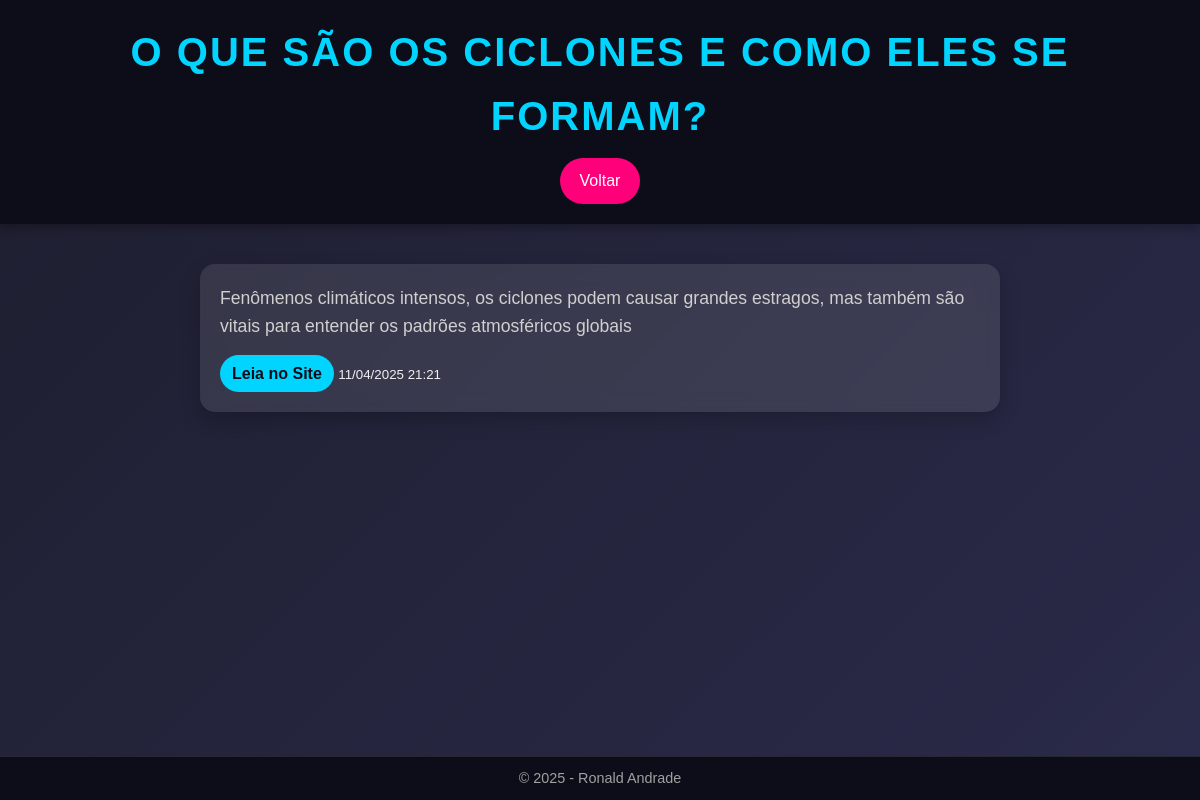
Screenshot of /noticia/1202 with the database file from the repository.
### app/models.py (models this page shows)
class Noticia(db.Model):
    __tablename__ = 'Noticia'
    id = db.Column(db.Integer, primary_key=True)
    titulo = db.Column(db.String(200), nullable=False)
    conteudo = db.Column(db.Text, nullable=False)
    url = db.Column(db.String(500), unique=True, nullable=False)
    data_publicacao = db.Column(db.DateTime, nullable=False)
    resumo = db.Column(db.Text)

### app/routes.py (the view)
@bp.route('/noticia/<int:id>')
def noticia_detalhe(id):
    noticia = Noticia.query.get_or_404(id)
    return render_template('noticia.html', noticia=noticia)

### app/templates/noticia.html (shortened to what this page needs)
<!DOCTYPE html>
<html lang="pt-br">
<head>
    <link rel="stylesheet" href="{{ url_for('static', filename='styles.css') }}">
</head>
<body>
    <header>
        <h1>{{ noticia.titulo }}</h1>
        <a href="/" class="btn-voltar">Voltar</a>
    </header>
    <main>
        <section class="noticia-detalhe">
            <p>{{ noticia.conteudo }}</p>
            <a href="{{ noticia.url }}" target="_blank" class="btn-leia-mais">Leia no Site</a>
            <small>{{ noticia.data_publicacao.strftime('%d/%m/%Y %H:%M') }}</small>
        </section>
    </main>
    <footer>
        <p>© 2025 - Ronald Andrade</p>
    </footer>
</body>
</html>

### app/static/styles.css (style rules this page uses)
* { margin: 0; padding: 0; box-sizing: border-box; font-family: 'Arial', sans-serif; }
body { background: linear-gradient(135deg, #1e1e2f 0%, #2a2a4a 100%); color: #f0f0f0; line-height: 1.6; min-height: 100vh; display: flex; flex-direction: column; }
header { background: #0d0d1a; padding: 20px; text-align: center; box-shadow: 0 4px 10px rgba(0, 0, 0, 0.3); }
header h1 { font-size: 2.5em; color: #00d4ff; text-transform: uppercase; letter-spacing: 2px; }
.btn-atualizar, .btn-voltar { display: inline-block; margin-top: 10px; padding: 10px 20px; background: #ff007a; color: #fff; text-decoration: none; border-radius: 25px; transition: transform 0.3s, background 0.3s; }
main { flex: 1; padding: 20px; }
.btn-leia-mais { display: inline-block; padding: 6px 12px; background: #00d4ff; color: #0d0d1a; text-decoration: none; border-radius: 20px; font-weight: bold; transition: background 0.3s; align-self: flex-start; }
.noticia-detalhe { max-width: 800px; margin: 20px auto; padding: 20px; background: rgba(255, 255, 255, 0.1); border-radius: 15px; backdrop-filter: blur(10px); box-shadow: 0 8px 20px rgba(0, 0, 0, 0.2); }
.noticia-detalhe p { font-size: 1.1em; color: #d0d0d0; margin-bottom: 15px; }
footer { background: #0d0d1a; padding: 10px; text-align: center; font-size: 0.9em; color: #a0a0a0; border-top: 1px solid rgba(255, 255, 255, 0.1); }

### rows the page displays
Noticia: titulo "O QUE SÃO OS CICLONES E COMO ELES SE FORMAM?", conteudo "Fenômenos climáticos intensos, os ciclones podem causar grandes estragos, mas também são vitais para entender os padrões atmosféricos globais", data_publicacao "11/04/2025 21:21"
